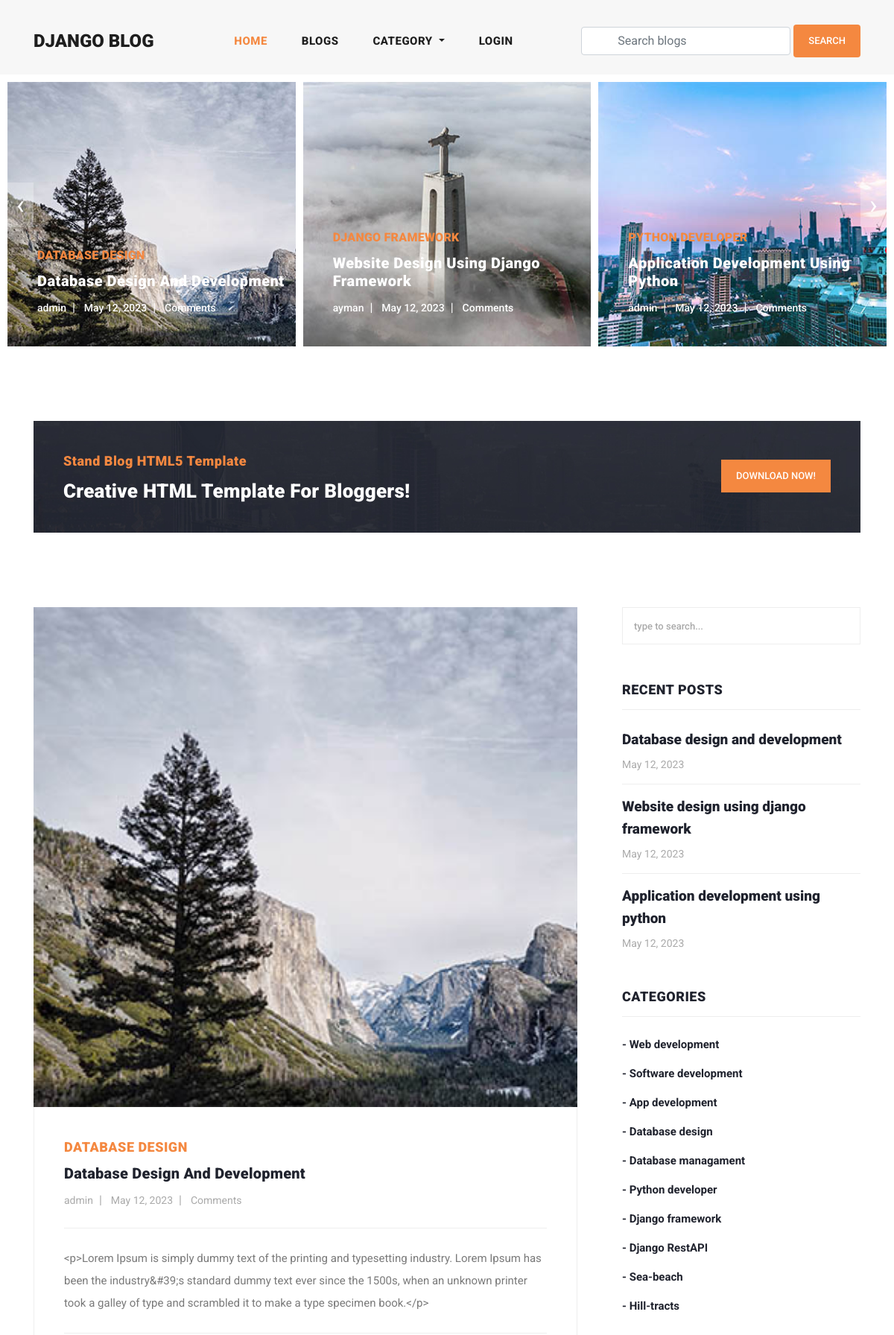
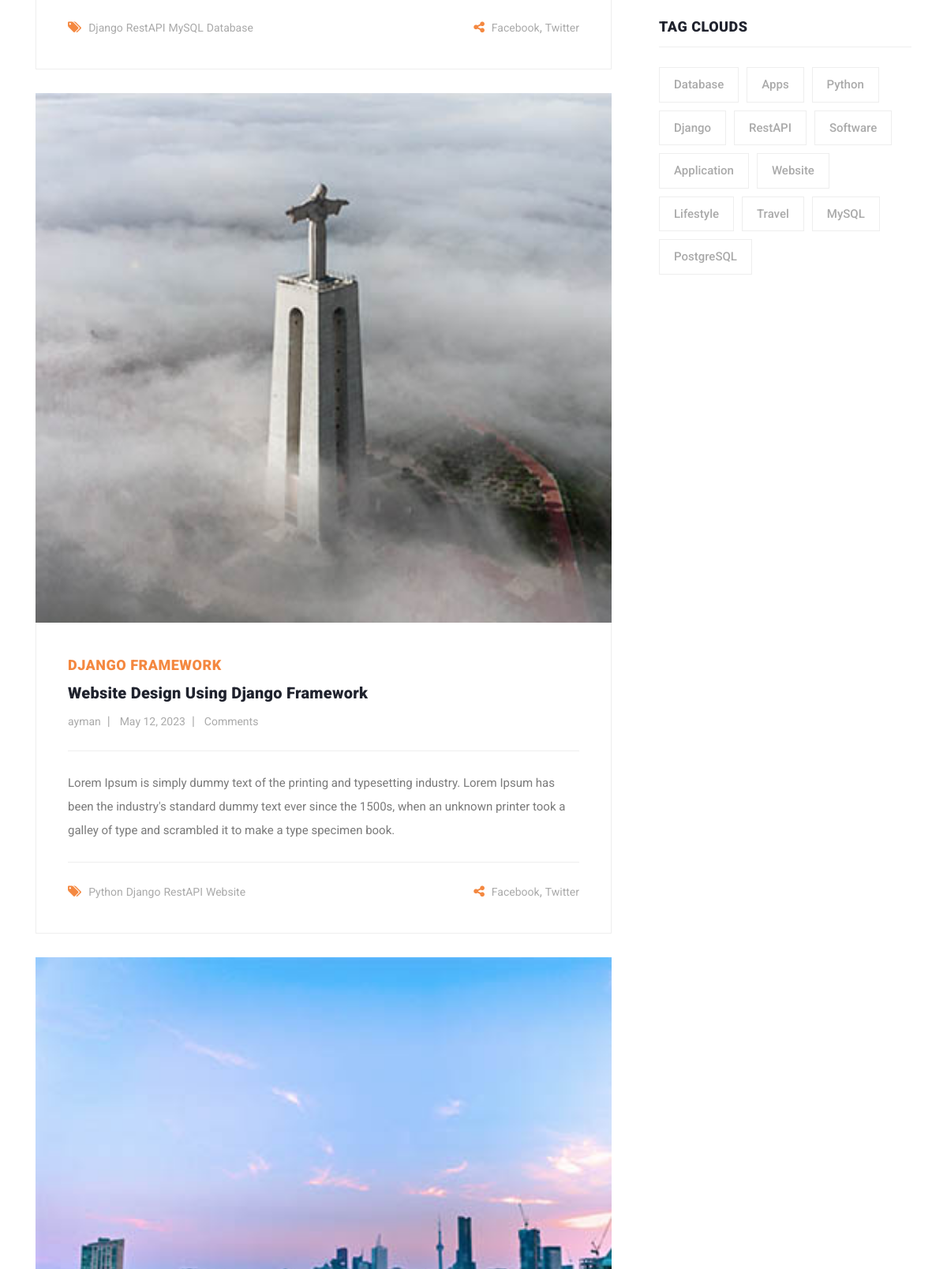
The page / (upper part) on the database its author committed (2 pictures, top to bottom).
### blog/models.py (models this page shows, shortened)
class Blog(models.Model):
    user = models.ForeignKey(User, related_name='user_blogs', on_delete=models.CASCADE)
    category = models.ForeignKey(Category, related_name='category_blogs', on_delete=models.CASCADE)
    tags = models.ManyToManyField(Tag, related_name='tag_blogs', blank=True)
    likes = models.ManyToManyField(User, related_name='user_likes', blank=True)
    title = models.CharField(max_length=250)
    slug = models.SlugField(null=True, blank=True)
    banner = models.ImageField(upload_to='blog_banners')
    description = RichTextField()
    created_date = models.DateField(auto_now_add=True)

class Category(models.Model):
    title = models.CharField(max_length=150, unique=True)
    slug = models.SlugField(null=True, blank=True)
    created_date = models.DateField(auto_now_add=True)
    def __str__(self):
        return self.title

class Tag(models.Model):
    title = models.CharField(max_length=100)
    slug = models.SlugField(null=True, blank=True)
    created_date = models.DateField(auto_now_add=True)

### account/models.py (models this page shows, shortened)
class User(AbstractUser):
    email = models.EmailField(max_length=150, unique=True, error_messages={
        "unique":"Email must be unique"
    })
    image = models.ImageField(null=True, blank=True, upload_to="user-images")
    followers = models.ManyToManyField("Follow")
    REQUIRED_FIELDS = ["email"]
    objects = CustomUserManager()

### blog/views.py (the view)
# urls.py: path('', views.home, name='home'),
def home(request):
    blogs = Blog.objects.order_by('-created_date')
    tags = Tag.objects.order_by('-created_date')
    context = {
        'blogs' : blogs,
        'tags' : tags,
    }
    return render(request, 'home.html', context)

### blog/context_processors.py (called while the page is built)
def get_all_categories(request):
    categories = Category.objects.order_by('-created_date')
    context = {
        'categories' : categories
    }
    return context

def get_all_tags(request):
    tags = Tag.objects.order_by('-created_date')
    context = {
        'tags' : tags
    }
    return context

### templates/home.html (shortened to what this page needs)
{% extends 'base.html' %}
{% load static %}
{% block content %}
{% include 'banner.html' %}
{% include 'download.html' %}
<section class="blog-posts">
    <div class="container">
      <div class="row">
        <div class="col-lg-8">
          <div class="all-blog-posts">
            <div class="row">
              {% for blog in blogs|slice:'3' %}
              <div class="col-lg-12">
                <div class="blog-post">
                  <div class="blog-thumb">
                    <img src="{{blog.banner.url}}" alt="">
                  </div>
                  <div class="down-content">
                    <span>{{blog.category.title}}</span>
                    <a href="post-details.html"><h4>{{blog.title}}</h4></a>
                    <ul class="post-info">
                      <li><a href="#">{{blog.user.username}}</a></li>
                      <li><a href="#">{{blog.created_date}}</a></li>
                      <li><a href="#">{{blog.comment.all.count}} Comments</a></li>
                    </ul>
                    <p>{{blog.description}}</p>
                    <div class="post-options">
                      <div class="row">
                        <div class="col-6">
                          <ul class="post-tags">
                            <li><i class="fa fa-tags"></i></li>
                            {% if blog.tags.all.count > 0 %}
                              {% for tag in blog.tags.all %}
                              <li><a href="#"> {{tag.title}}</a></li>
                              {% endfor %}
                            {% else %}
                              None
                            {% endif %}
                          </ul>
                        </div>
                        <div class="col-6">
                          <ul class="post-share">
                            <li><i class="fa fa-share-alt"></i></li>
                            <li><a href="#">Facebook</a>,</li>
                            <li><a href="#"> Twitter</a></li>
                          </ul>
                        </div>
                      </div>
                    </div>
                  </div>
                </div>
              </div>
              {% endfor %}
            </div>
          </div>
        </div>
        {% include 'sidebar.html' %}
      </div>
    </div>
</section>
{% endblock content %}

### templates/banner.html
    {% load static %}
    <div class="main-banner header-text">
        <div class="container-fluid">
          <div class="owl-banner owl-carousel">
            {% for blog in blogs %}
            <div class="item">
              <img src="{{blog.banner.url}}" alt="">
              <div class="item-content">
                <div class="main-content">
                  <div class="meta-category">
                    <span>{{blog.category}}</span>
                  </div>
                  <a href="post-details.html"><h4>{{blog.title}}</h4></a>
                  <ul class="post-info">
                    <li><a href="#">{{blog.user.username}}</a></li>
                    <li><a href="#">{{blog.created_date}}</a></li>
                    <li><a href="#">{{blog.comment.all.count}} Comments</a></li>
                  </ul>
                </div>
              </div>
            </div>
            {% endfor %}
        </div>
      </div>

### templates/sidebar.html (shortened to what this page needs)
<div class="col-lg-4">
    <div class="sidebar">
      <div class="row">
        <div class="col-lg-12">
          <div class="sidebar-item search">
            <form id="search_form" name="gs" method="GET" action="{% url 'blog_search' %}">
              <input type="text" name="search" class="searchText" placeholder="type to search..." autocomplete="on">
            </form>
          </div>
        </div>
        <div class="col-lg-12">
          <div class="sidebar-item recent-posts">
            <div class="sidebar-heading">
              <h2>Recent Posts</h2>
            </div>
            <div class="content">
              <ul>
                {% for blog in blogs|slice:'3' %}
                <li><a href="{% url 'blog_details' blog.slug %}">
                  <h5>{{blog.title}}</h5>
                  <span>{{blog.created_date}}</span>
                </a></li>
                {% endfor %}
              </ul>
            </div>
          </div>
        </div>
        <div class="col-lg-12">
          <div class="sidebar-item categories">
            <div class="sidebar-heading">
              <h2>Categories</h2>
            </div>
            <div class="content">
              <ul>
                {% for category in categories %}
                  <li><a href="{% url 'blog_category' category.slug %}">- {{category.title}}</a></li>
                {% endfor %}
              </ul>
            </div>
          </div>
        </div>
        <div class="col-lg-12">
          <div class="sidebar-item tags">
            <div class="sidebar-heading">
              <h2>Tag Clouds</h2>
            </div>
            <div class="content">
              <ul>
                {% for tag in tags %}
                  <li><a href="{% url 'blog_tag' tag.slug %}">{{tag.title}}</a></li>
                {% endfor %}
              </ul>
            </div>
          </div>
        </div>
      </div>
    </div>
</div>

### assets/css/main.css (style rules this page uses)
input, textarea { text-transform: none !important; }

### rows shown on the page
Blog: banner (picture), category "DATABASE DESIGN", title "Database Design And Development", user.username "admin", created_date "May 12, 2023", description "<p>Lorem Ipsum is simply dummy text of the printing and typesetting industry. Lorem Ipsum has been the industry&#39;s standard dummy text ever since the 1500s, when an unknown printer took a galley of type and scrambled it to make a type specimen book.</p>", title "Database design and development"
Blog: banner (picture), category "DJANGO FRAMEWORK", title "Website Design Using Django Framework", user.username "ayman", created_date "May 12, 2023", description "Lorem Ipsum is simply dummy text of the printing and typesetting industry. Lorem Ipsum has been the industry's standard dummy text ever since the 1500s, when an unknown printer took a galley of type and scrambled it to make a type specimen book.", title "Website design using django framework"
Blog: banner (picture), category "PYTHON DEVELOPER", title "Application Development Using Python", user.username "admin", created_date "May 12, 2023", title "Application development using python"
Tag: title "Django"
Tag: title "RestAPI"
Tag: title "MySQL"
Tag: title "Database"
Tag: title "Python"
Tag: title "Website"
Category: title "Web development"
Category: title "Software development"
Category: title "App development"
Category: title "Database design"
Category: title "Database managament"
Category: title "Python developer"
Category: title "Django framework"
Category: title "Django RestAPI"
Category: title "Sea-beach"
Category: title "Hill-tracts"
Tag: title "Apps"
Tag: title "Software"
Tag: title "Application"
Tag: title "Lifestyle"
Tag: title "Travel"
Tag: title "PostgreSQL"
